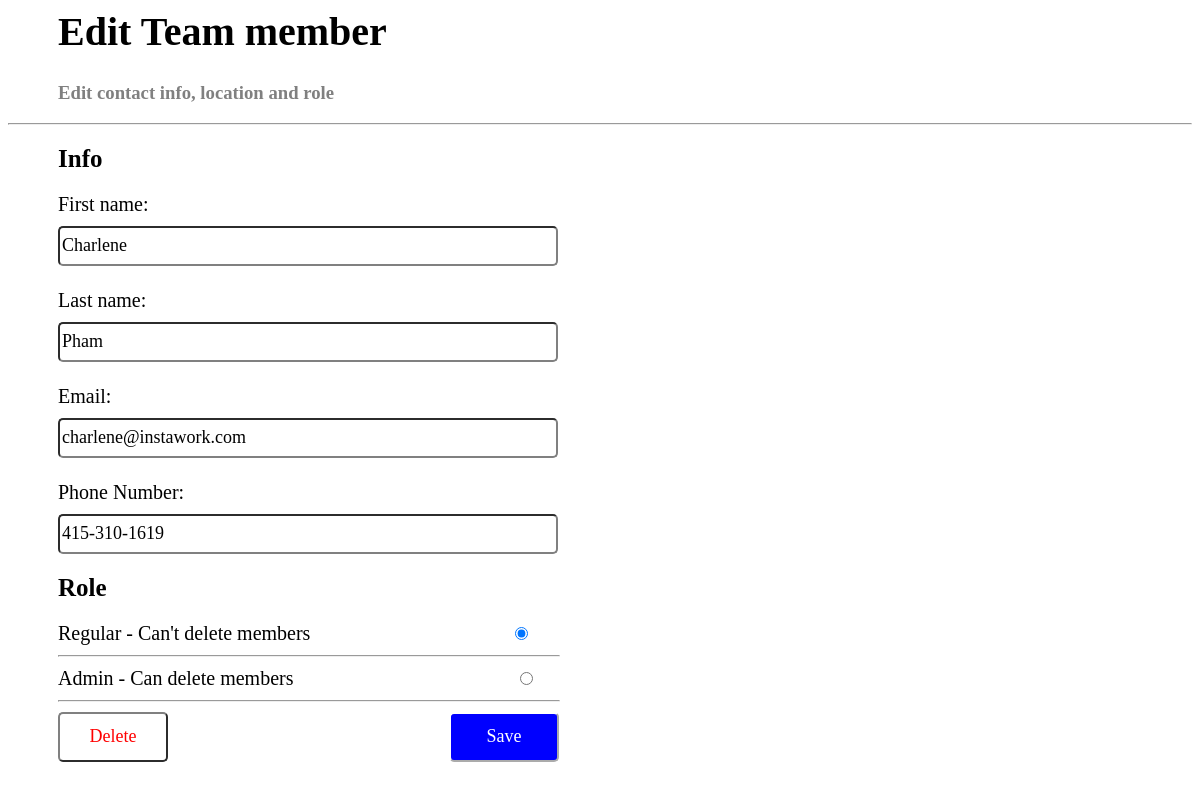
The page /team/2/ on the database its author committed.
### team/models.py (models this page shows, shortened)
class TeamMember(models.Model):
    first_name = models.CharField(max_length=20)
    last_name = models.CharField(max_length=20)
    phone_number = models.CharField(max_length=20)
    admin_status = models.BooleanField(default = False)
    email = models.CharField(max_length=30)

### team/views.py (the view)
# urls.py: path('<int:pk>/', views.EditView.as_view(), name='edit'),
class EditView(generic.DetailView):
    model = TeamMember
    template_name = 'team/edit.html'
    context_object_name = 'member'

### team/templates/team/edit.html (shortened to what this page needs)
{% load static %}
<link rel="stylesheet" type="text/css" href="{% static 'team/style.css' %}">
<h1>Edit Team member</h1>
<h3 align = "left" style = "color:gray">Edit contact info, location and role</h3>
<hr>
<form action="{% url 'team:memberEdit' member.id %}" method = "post">
  <h4>Info</h4>
  First name:<br>
  <input type="text" name="first_name" value = "{{ member.first_name }}"><br>
  <br>
  Last name:<br>
  <input type="text" name="last_name" value = "{{ member.last_name }}"><br>
  <br>
  Email:<br>
  <input type="text" name="email" value = "{{ member.email }}"><br>
  <br>
  Phone Number:<br>
  <input type="text" name="phone_number" value = "{{ member.phone_number }}"><br>
  <h4>Role</h4>
  {% if member.admin_status %}
    <label for = "1">Regular - Can't delete members</label>
    <input type="radio" class = "regularRadio" name="admin_status" id="1" value="1">
    <br>
    <hr class = "roleUnderline" align = "left">
    <label for = "2">Admin - Can delete members</label>
    <input type="radio" class = "adminRadio" name="admin_status" id="2" value="2" checked = "checked">
    <br>
    <hr class = "roleUnderline" align = "left">
  {% else %}
  <label for = "1">Regular - Can't delete members</label>
  <input type="radio" class = "regularRadio" name="admin_status" id="1" value="1" checked = "checked">
  <br>
  <hr class = "roleUnderline" align = "left">
  <label for = "2">Admin - Can delete members</label>
  <input type="radio" class = "adminRadio" name="admin_status" id="2" value="2">
  <br>
  <hr class = "roleUnderline" align = "left">
  {% endif %}
  <input type="submit" class = "submit" value = "Save">
</form>
<form action="{% url 'team:delete' member.id %}" method = "post">
  <input type="submit" class = "delete" value = "Delete">
</form>

### team/static/team/style.css (style rules this page uses)
h1 { font-family: georgia; font-size: 40; padding-left: 50px; }
h3 { font-family: georgia; padding-left: 50px; }
form { font-family: georgia; padding-left:50px; font-size: 20; }
h4 { font-family: georgia; font-size: 25; margin-top: 20; margin-bottom: 20; }
.regularRadio { margin-left: 200px; align: right; }
.adminRadio { margin-left: 221px; align: right; }
input[type="text"] { height: 40px; width: 500px; font-size: 18; font-family: georgia; border-radius: 5px; border-color: gray; margin-top: 10px; }
.delete { height: 50px; width: 110px; font-size: 18; font-family: georgia; background-color: white; color: red; border-radius: 5px; border-color: gray; margin-top: -70px; }
.submit { height: 50px; width: 110px; font-size: 18; font-family: georgia; background-color: blue; color: white; border-radius: 5px; border-color: white; margin-left: 391px; }
.roleUnderline { width: 500px; }

### rows shown on the page
TeamMember: first_name "Charlene", last_name "Pham", email "charlene@instawork.com", phone_number "415-310-1619"
